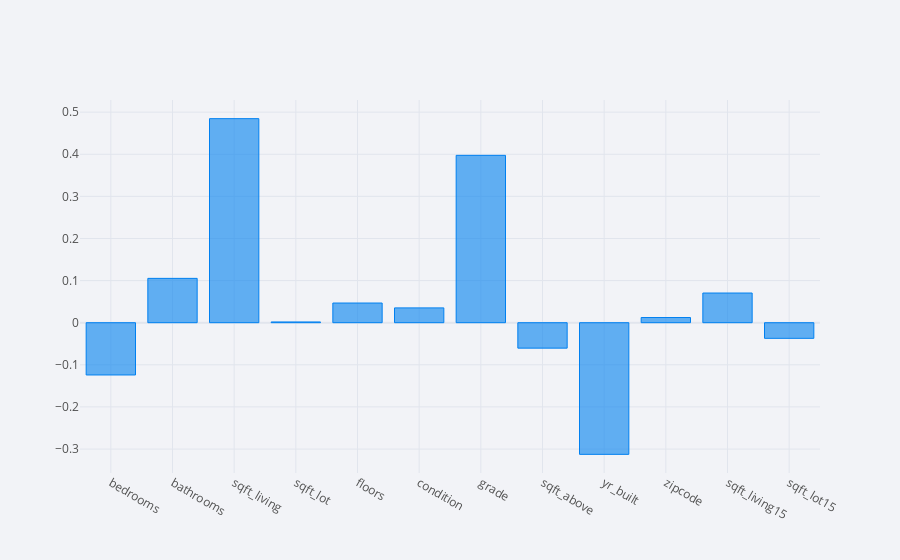

The notebook cell this image was saved under:
### Code cell
pd.DataFrame(std_coeff).iplot(kind='bar')

### Figure 1 — Plotly figure (JSON) as saved in the notebook; plotly's stock layout.template omitted (floating-point values rounded to 4 significant figures)
{"data": [{"marker": {"color": "rgba(0, 128, 240, 0.6)", "line": {"color": "rgba(0, 128, 240, 1.0)", "width": 1}}, "name": "0", "orientation": "v", "text": "", "type": "bar", "x": ["bedrooms", "bathrooms", "sqft_living", "sqft_lot", "floors", "condition", "grade", "sqft_above", "yr_built", "zipcode", "sqft_living15", "sqft_lot15"], "y": [-0.1241, 0.1053, 0.4845, 0.001779, 0.04673, 0.0352, 0.3975, -0.0604, -0.3126, 0.01229, 0.07048, -0.03714]}], "layout": {"legend": {"bgcolor": "#F2F3F7", "font": {"color": "#505050"}}, "paper_bgcolor": "#F2F3F7", "plot_bgcolor": "#F2F3F7", "title": {"font": {"color": "#484848"}}, "xaxis": {"gridcolor": "#E1E5ED", "showgrid": true, "tickfont": {"color": "#505050"}, "title": {"font": {"color": "#505050"}, "text": ""}, "zerolinecolor": "#E1E5ED"}, "yaxis": {"gridcolor": "#E1E5ED", "showgrid": true, "tickfont": {"color": "#505050"}, "title": {"font": {"color": "#505050"}, "text": ""}, "zerolinecolor": "#E1E5ED"}}}
